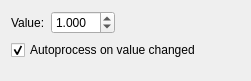
<?xml version="1.0" encoding="UTF-8"?>
<ui version="4.0">
 <class>DoubleSpinboxHeavyComputation</class>
 <widget class="QWidget" name="DoubleSpinboxHeavyComputation">
  <property name="geometry">
   <rect>
    <x>0</x>
    <y>0</y>
    <width>251</width>
    <height>81</height>
   </rect>
  </property>
  <property name="windowTitle">
   <string>Form</string>
  </property>
  <layout class="QVBoxLayout" name="verticalLayout">
   <item>
    <layout class="QHBoxLayout" name="horizontalLayout">
     <item>
      <widget class="QLabel" name="label">
       <property name="text">
        <string>Value:</string>
       </property>
      </widget>
     </item>
     <item>
      <widget class="QDoubleSpinBox" name="doubleSpinBox">
       <property name="decimals">
        <number>3</number>
       </property>
       <property name="value">
        <double>1.000000000000000</double>
       </property>
      </widget>
     </item>
     <item>
      <spacer name="horizontalSpacer">
       <property name="orientation">
        <enum>Qt::Horizontal</enum>
       </property>
       <property name="sizeHint" stdset="0">
        <size>
         <width>40</width>
         <height>20</height>
        </size>
       </property>
      </spacer>
     </item>
    </layout>
   </item>
   <item>
    <widget class="QCheckBox" name="checkBox">
     <property name="text">
      <string>Autoprocess on value changed</string>
     </property>
     <property name="checked">
      <bool>true</bool>
     </property>
    </widget>
   </item>
   <item>
    <spacer name="verticalSpacer">
     <property name="orientation">
      <enum>Qt::Vertical</enum>
     </property>
     <property name="sizeHint" stdset="0">
      <size>
       <width>20</width>
       <height>40</height>
      </size>
     </property>
    </spacer>
   </item>
  </layout>
 </widget>
 <resources/>
 <connections/>
</ui>
